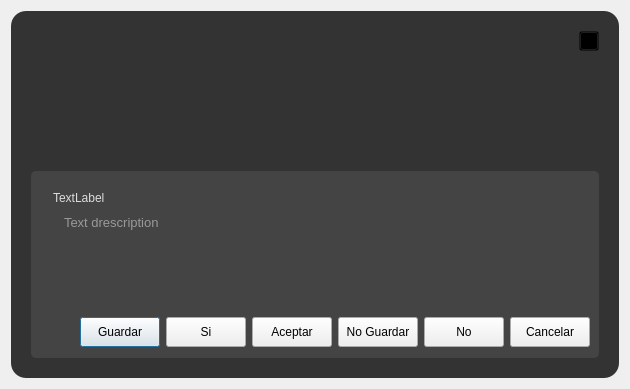
<?xml version="1.0" encoding="UTF-8"?>
<ui version="4.0">
 <class>DialogMsg</class>
 <widget class="QDialog" name="DialogMsg">
  <property name="enabled">
   <bool>true</bool>
  </property>
  <property name="geometry">
   <rect>
    <x>0</x>
    <y>0</y>
    <width>604</width>
    <height>389</height>
   </rect>
  </property>
  <property name="sizePolicy">
   <sizepolicy hsizetype="MinimumExpanding" vsizetype="MinimumExpanding">
    <horstretch>0</horstretch>
    <verstretch>0</verstretch>
   </sizepolicy>
  </property>
  <property name="windowTitle">
   <string>Dialog</string>
  </property>
  <property name="styleSheet">
   <string notr="true">/*Colores primarios*/
/* 
gris oscuro		#222222		#333333		#444444
gris claro 		#999999		#DDDDDD
verde claro						#C8CC8E
vinotinto  						#742427
*/
/*Colores secundarios */
/* 
Azules  		#36C9C6		#00BDB9	#77ACA2
rojos		 	#910D3F		#C70039		#F94646
naranjas 		#D34E24		#F28123		#F7F052
*/

/* Funetes/*

/*
italic:				font: italic 9pt &quot;Ubuntu&quot;;
regular:			font: 9pt &quot;Ubuntu&quot;;
light:				font: 300 9pt &quot;Ubuntu&quot;;
medium:			font: 500 9pt &quot;Ubuntu&quot;;
bold:				font: 700 9pt &quot;Ubuntu&quot;;
*/

/****************************************************************************************************************************************************/



QFrame#frame_dialog{
	background-color: #333333;
	border-radius:15px;
}

QFrame#frame_content{
	background-color: #444444;
	border-radius:5px;
}


QLabel#label_text{
	font: 300 10pt &quot;Ubuntu&quot;;
	color: #DDDDDD;
margin-left: 10px;
}
QTextBrowser#textBrowser_description{
	background-color: transparent;
	font: 300 10pt &quot;Ubuntu&quot;;
	color: #999999;
	margin-left: 20px;
	border: none;
}



QToolButton#toolButton_exit{
background-color: transparent;
}

QPushButton[style_msn_button=&quot;1&quot;]{
font: 500 9pt &quot;Ubuntu&quot;;
}

</string>
  </property>
  <layout class="QHBoxLayout" name="horizontalLayout">
   <item>
    <widget class="QFrame" name="frame_dialog">
     <property name="sizePolicy">
      <sizepolicy hsizetype="MinimumExpanding" vsizetype="MinimumExpanding">
       <horstretch>0</horstretch>
       <verstretch>0</verstretch>
      </sizepolicy>
     </property>
     <property name="frameShape">
      <enum>QFrame::StyledPanel</enum>
     </property>
     <property name="frameShadow">
      <enum>QFrame::Raised</enum>
     </property>
     <layout class="QVBoxLayout" name="verticalLayout_2">
      <property name="spacing">
       <number>0</number>
      </property>
      <property name="leftMargin">
       <number>20</number>
      </property>
      <property name="topMargin">
       <number>20</number>
      </property>
      <property name="rightMargin">
       <number>20</number>
      </property>
      <property name="bottomMargin">
       <number>20</number>
      </property>
      <item>
       <layout class="QHBoxLayout" name="horizontalLayout_4">
        <item>
         <spacer name="horizontalSpacer_4">
          <property name="orientation">
           <enum>Qt::Horizontal</enum>
          </property>
          <property name="sizeHint" stdset="0">
           <size>
            <width>40</width>
            <height>20</height>
           </size>
          </property>
         </spacer>
        </item>
        <item>
         <widget class="QToolButton" name="toolButton_exit">
          <property name="sizePolicy">
           <sizepolicy hsizetype="Fixed" vsizetype="Maximum">
            <horstretch>0</horstretch>
            <verstretch>0</verstretch>
           </sizepolicy>
          </property>
          <property name="minimumSize">
           <size>
            <width>20</width>
            <height>20</height>
           </size>
          </property>
          <property name="maximumSize">
           <size>
            <width>20</width>
            <height>20</height>
           </size>
          </property>
          <property name="font">
           <font>
            <family>Ubuntu</family>
            <pointsize>9</pointsize>
            <italic>false</italic>
            <bold>false</bold>
           </font>
          </property>
          <property name="styleSheet">
           <string notr="true"/>
          </property>
          <property name="text">
           <string/>
          </property>
          <property name="icon">
           <iconset>
            <normaloff>../recursos/iconos/iconos_consola/exit.svg</normaloff>../recursos/iconos/iconos_consola/exit.svg</iconset>
          </property>
          <property name="iconSize">
           <size>
            <width>15</width>
            <height>15</height>
           </size>
          </property>
          <property name="toolButtonStyle">
           <enum>Qt::ToolButtonIconOnly</enum>
          </property>
         </widget>
        </item>
       </layout>
      </item>
      <item>
       <layout class="QHBoxLayout" name="horizontalLayout_3">
        <property name="bottomMargin">
         <number>20</number>
        </property>
        <item>
         <spacer name="horizontalSpacer_2">
          <property name="orientation">
           <enum>Qt::Horizontal</enum>
          </property>
          <property name="sizeHint" stdset="0">
           <size>
            <width>40</width>
            <height>20</height>
           </size>
          </property>
         </spacer>
        </item>
        <item>
         <widget class="QLabel" name="label_icon">
          <property name="sizePolicy">
           <sizepolicy hsizetype="Fixed" vsizetype="Fixed">
            <horstretch>0</horstretch>
            <verstretch>0</verstretch>
           </sizepolicy>
          </property>
          <property name="minimumSize">
           <size>
            <width>0</width>
            <height>100</height>
           </size>
          </property>
          <property name="maximumSize">
           <size>
            <width>100</width>
            <height>100</height>
           </size>
          </property>
          <property name="text">
           <string/>
          </property>
          <property name="pixmap">
           <pixmap>../recursos/iconos/iconos_msg/question.svg</pixmap>
          </property>
          <property name="scaledContents">
           <bool>true</bool>
          </property>
         </widget>
        </item>
        <item>
         <spacer name="horizontalSpacer_3">
          <property name="orientation">
           <enum>Qt::Horizontal</enum>
          </property>
          <property name="sizeHint" stdset="0">
           <size>
            <width>40</width>
            <height>20</height>
           </size>
          </property>
         </spacer>
        </item>
       </layout>
      </item>
      <item>
       <widget class="QFrame" name="frame_content">
        <property name="sizePolicy">
         <sizepolicy hsizetype="MinimumExpanding" vsizetype="MinimumExpanding">
          <horstretch>0</horstretch>
          <verstretch>0</verstretch>
         </sizepolicy>
        </property>
        <property name="minimumSize">
         <size>
          <width>0</width>
          <height>0</height>
         </size>
        </property>
        <property name="maximumSize">
         <size>
          <width>16777215</width>
          <height>16777215</height>
         </size>
        </property>
        <property name="frameShape">
         <enum>QFrame::StyledPanel</enum>
        </property>
        <property name="frameShadow">
         <enum>QFrame::Raised</enum>
        </property>
        <layout class="QVBoxLayout" name="verticalLayout">
         <property name="topMargin">
          <number>20</number>
         </property>
         <item>
          <widget class="QLabel" name="label_text">
           <property name="sizePolicy">
            <sizepolicy hsizetype="Preferred" vsizetype="Fixed">
             <horstretch>0</horstretch>
             <verstretch>0</verstretch>
            </sizepolicy>
           </property>
           <property name="text">
            <string>TextLabel</string>
           </property>
          </widget>
         </item>
         <item>
          <widget class="QTextBrowser" name="textBrowser_description">
           <property name="sizePolicy">
            <sizepolicy hsizetype="MinimumExpanding" vsizetype="MinimumExpanding">
             <horstretch>0</horstretch>
             <verstretch>0</verstretch>
            </sizepolicy>
           </property>
           <property name="maximumSize">
            <size>
             <width>16777215</width>
             <height>100</height>
            </size>
           </property>
           <property name="html">
            <string>&lt;!DOCTYPE HTML PUBLIC &quot;-//W3C//DTD HTML 4.0//EN&quot; &quot;http://www.w3.org/TR/REC-html40/strict.dtd&quot;&gt;
&lt;html&gt;&lt;head&gt;&lt;meta name=&quot;qrichtext&quot; content=&quot;1&quot; /&gt;&lt;meta charset=&quot;utf-8&quot; /&gt;&lt;style type=&quot;text/css&quot;&gt;
p, li { white-space: pre-wrap; }
hr { height: 1px; border-width: 0; }
&lt;/style&gt;&lt;/head&gt;&lt;body style=&quot; font-family:'Ubuntu'; font-size:10pt; font-weight:300; font-style:normal;&quot;&gt;
&lt;p style=&quot; margin-top:0px; margin-bottom:0px; margin-left:0px; margin-right:0px; -qt-block-indent:0; text-indent:0px;&quot;&gt;Text drescription&lt;/p&gt;&lt;/body&gt;&lt;/html&gt;</string>
           </property>
          </widget>
         </item>
         <item>
          <layout class="QHBoxLayout" name="horizontalLayout_2">
           <property name="sizeConstraint">
            <enum>QLayout::SetMinAndMaxSize</enum>
           </property>
           <item>
            <spacer name="horizontalSpacer">
             <property name="orientation">
              <enum>Qt::Horizontal</enum>
             </property>
             <property name="sizeHint" stdset="0">
              <size>
               <width>40</width>
               <height>20</height>
              </size>
             </property>
            </spacer>
           </item>
           <item>
            <widget class="QPushButton" name="pushButton_save">
             <property name="minimumSize">
              <size>
               <width>0</width>
               <height>30</height>
              </size>
             </property>
             <property name="maximumSize">
              <size>
               <width>120</width>
               <height>30</height>
              </size>
             </property>
             <property name="text">
              <string>Guardar</string>
             </property>
             <property name="style_msn_button" stdset="0">
              <number>1</number>
             </property>
            </widget>
           </item>
           <item>
            <widget class="QPushButton" name="pushButton_yes">
             <property name="minimumSize">
              <size>
               <width>0</width>
               <height>30</height>
              </size>
             </property>
             <property name="maximumSize">
              <size>
               <width>120</width>
               <height>30</height>
              </size>
             </property>
             <property name="text">
              <string>Si</string>
             </property>
             <property name="style_msn_button" stdset="0">
              <number>1</number>
             </property>
            </widget>
           </item>
           <item>
            <widget class="QPushButton" name="pushButton_accept">
             <property name="sizePolicy">
              <sizepolicy hsizetype="Minimum" vsizetype="Fixed">
               <horstretch>0</horstretch>
               <verstretch>0</verstretch>
              </sizepolicy>
             </property>
             <property name="minimumSize">
              <size>
               <width>0</width>
               <height>30</height>
              </size>
             </property>
             <property name="maximumSize">
              <size>
               <width>120</width>
               <height>30</height>
              </size>
             </property>
             <property name="text">
              <string>Aceptar</string>
             </property>
             <property name="style_msn_button" stdset="0">
              <number>1</number>
             </property>
            </widget>
           </item>
           <item>
            <widget class="QPushButton" name="pushButton_notSave">
             <property name="minimumSize">
              <size>
               <width>0</width>
               <height>30</height>
              </size>
             </property>
             <property name="maximumSize">
              <size>
               <width>120</width>
               <height>30</height>
              </size>
             </property>
             <property name="text">
              <string>No Guardar</string>
             </property>
             <property name="style_msn_button" stdset="0">
              <number>1</number>
             </property>
            </widget>
           </item>
           <item>
            <widget class="QPushButton" name="pushButton_not">
             <property name="minimumSize">
              <size>
               <width>0</width>
               <height>30</height>
              </size>
             </property>
             <property name="maximumSize">
              <size>
               <width>120</width>
               <height>30</height>
              </size>
             </property>
             <property name="text">
              <string>No</string>
             </property>
             <property name="style_msn_button" stdset="0">
              <number>1</number>
             </property>
            </widget>
           </item>
           <item>
            <widget class="QPushButton" name="pushButton_cancel">
             <property name="minimumSize">
              <size>
               <width>0</width>
               <height>30</height>
              </size>
             </property>
             <property name="maximumSize">
              <size>
               <width>120</width>
               <height>30</height>
              </size>
             </property>
             <property name="text">
              <string>Cancelar</string>
             </property>
             <property name="style_msn_button" stdset="0">
              <number>1</number>
             </property>
            </widget>
           </item>
          </layout>
         </item>
        </layout>
       </widget>
      </item>
     </layout>
    </widget>
   </item>
  </layout>
 </widget>
 <resources/>
 <connections/>
</ui>
